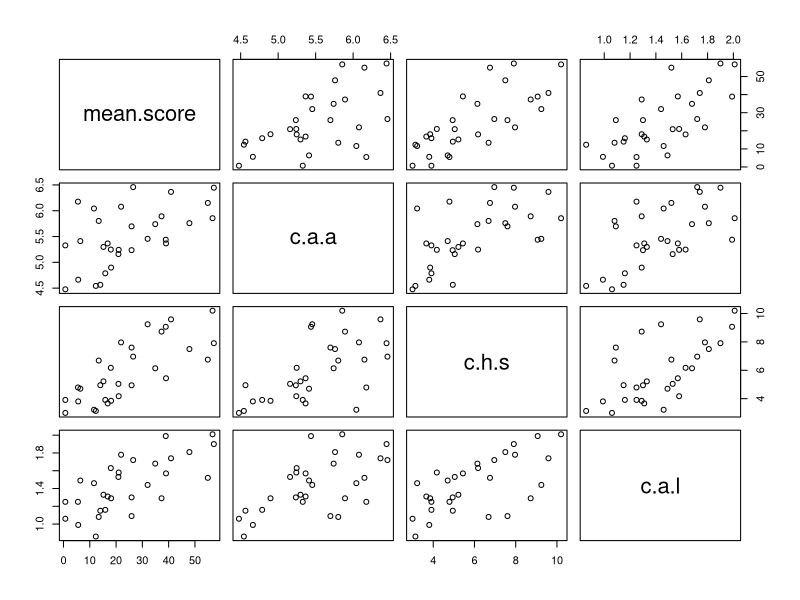
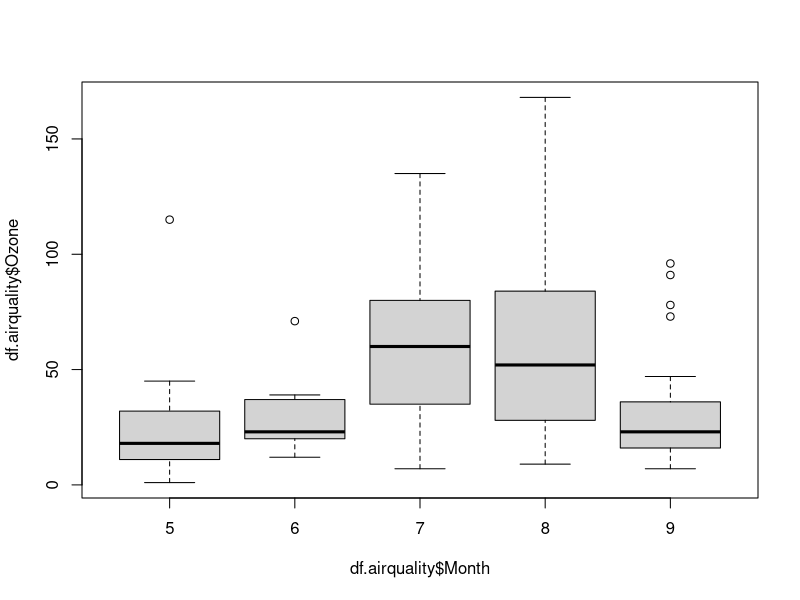
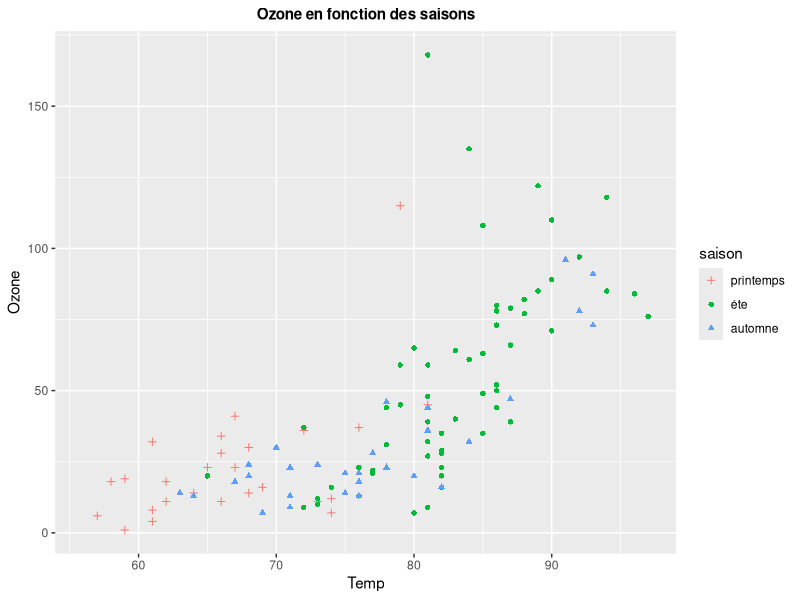
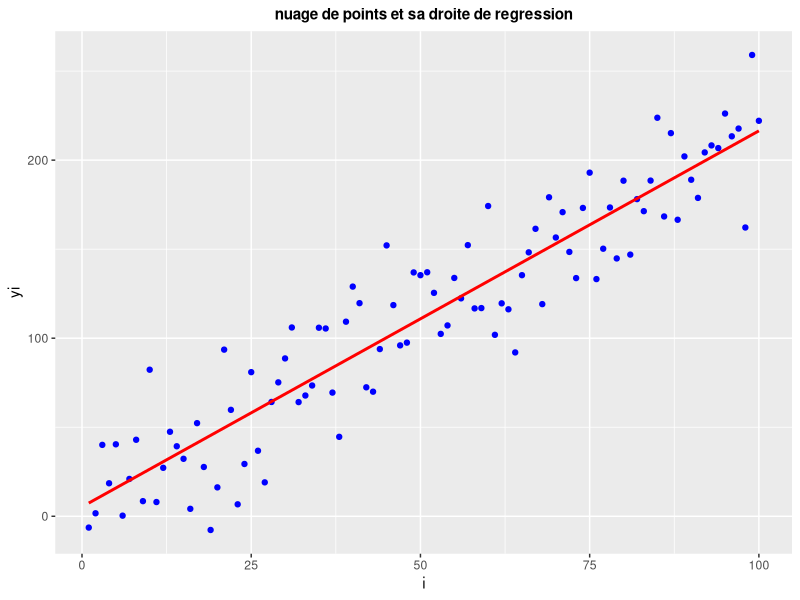
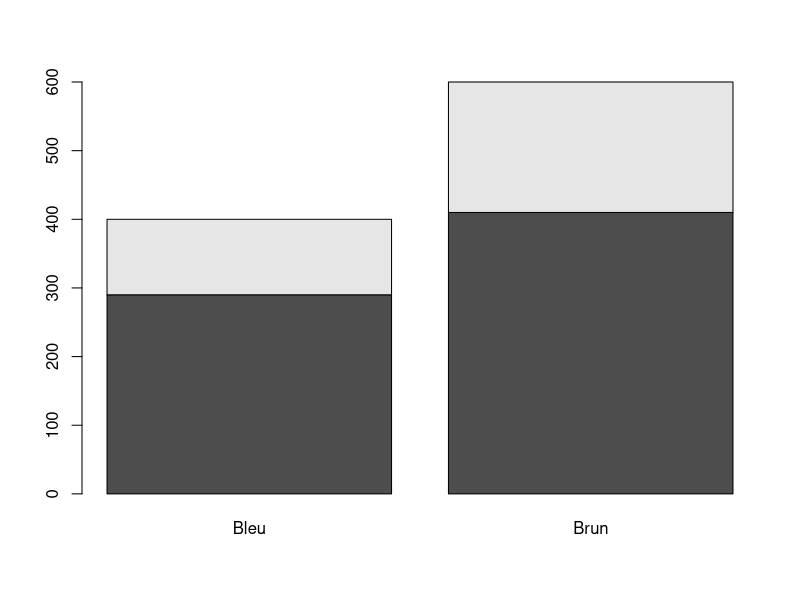
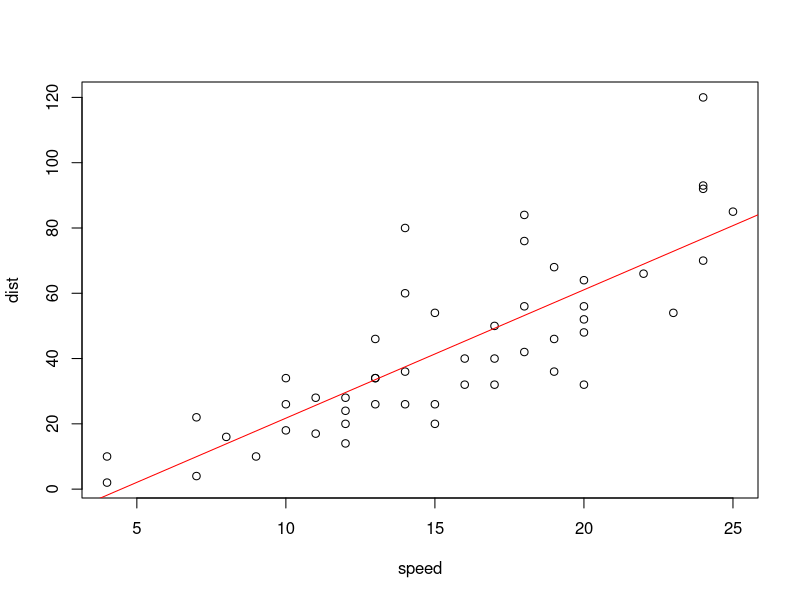
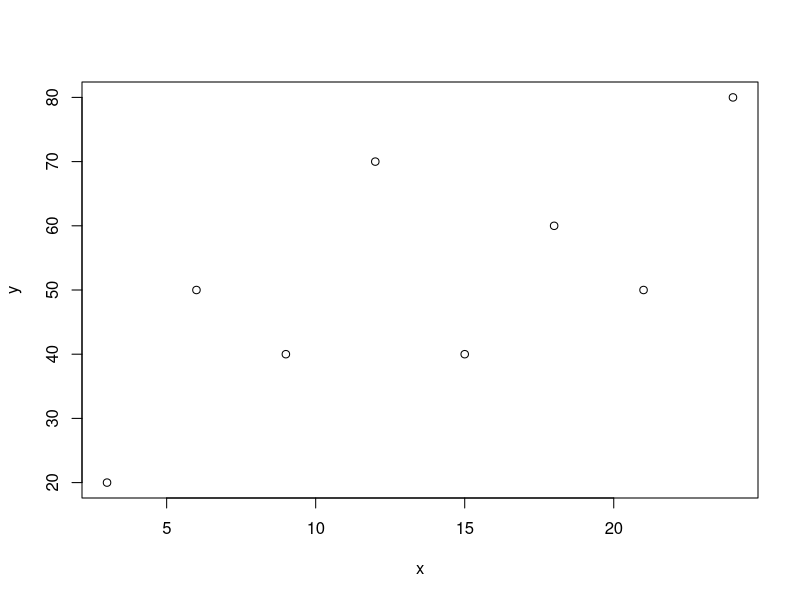

R code for these plots, in order: (Note: this script raises an error after producing the figures.)
## ---- chunk 1
knitr::opts_chunk$set(echo = TRUE)
## ---- chunk 2
library(tidyverse)
library(readxl)
library(gplots)
## ---- chunk 3
# Creation d'un data-frame "acteur"
Mort.à <- c(93,53,72,68,68,53)
Années.de.carrière <- c(66,25,48,37,31,32)
Nombre.de.films <- c(211,58,98,140,74,81)
Prénom <- c("Michel","André","Jean","Louis","Lino","Jacques")
Nom <- c("Galabru","Raimbourg","Gabin","De Funès","Ventura","Villeret")
Date.du.décès <- c("04-01-2016","23-09-1970","15-10-1976","27-01-1983","22-10-1987","28-01-2005")
data.acteur <- data.frame(Mort.à,Années.de.carrière,Nombre.de.films,Prénom,Nom,Date.du.décès)
 #utilisation d'un dplyer pour renommer la premiere variable
data.acteur.r <- rename(data.acteur,"Age.du.décès"=Mort.à)
# extraction de la colonne Prénom
prenom.extract <- data.acteur$Prénom
data.acteur.arrange <- arrange(data.acteur.r,Age.du.décès)
## ---- chunk 4
w <-read.delim(file="data/fromages1-TP-M1.txt")
## ---- chunk 5
w <- rename(w,"mean.score"=Y,"c.a.a"=X1,"c.h.s"=X2,"c.a.l"=X3)
w$X1
## ---- chunk 6
print(w)
## ---- chunk 7
summary(w)
## ---- chunk 8
pairs(w)
## ---- chunk 9
nv.c.a.a <- c(w$c.a.a[w$c.a.a > 5.1],rep(NA,6))
nv.c.a.l <- c(w$c.a.l[w$c.a.l < 1.77],rep(NA,5))
ww <- data.frame(w$mean.score,nv.c.a.a,w$c.h.s,nv.c.a.l)
ww <- rename(ww,"mean.score"=w.mean.score,"c.a.a"=nv.c.a.a,"c.h.s"=w.c.h.s,"c.a.l"=nv.c.a.l)
## ---- chunk 10
print(ww)
## ---- chunk 11
summary(ww)
## ---- chunk 12
data(airquality) # charger les donées airquality  
df.airquality <- data.frame(airquality)
## ---- chunk 13
names(df.airquality)
## ---- chunk 14
nrow(df.airquality)
ncol(df.airquality)
## ---- chunk 15
summary(df.airquality)
## ---- chunk 16
boxplot(df.airquality$Ozone~df.airquality$Month)
## ---- chunk 17
saison <-factor(df.airquality$Month,levels=c(5:9))
levels(saison)[levels(saison)==5] <- "printemps"
levels(saison)[levels(saison)==6] <- "éte"
levels(saison)[levels(saison)==7] <- "éte"
levels(saison)[levels(saison)==8] <- "éte"
levels(saison)[levels(saison)==9] <- "automne"
df.airquality$season = saison
## ---- chunk 18
g <- ggplot(data = df.airquality) + 
  geom_point(mapping = aes(x =Temp, y = Ozone, shape = saison,color=saison)) + scale_shape_manual(values=c(3, 16, 17))+
  ggtitle("Ozone en fonction des saisons")
g + theme (plot.title = element_text(size=11,face="bold",hjust = 0.5))
## ---- chunk 19
n <- 100
e <- rnorm(n,0,25)
## ---- chunk 20
i <- c(1:100)
yi <- 1.7 + 2.1 * i + e[i]
## ---- chunk 21
data.f <- data.frame(i,yi)
g <- ggplot(data = data.f) +
geom_point(mapping = aes(x = i, y = yi),colour="blue") +
geom_smooth(mapping = aes(x = i, y = yi),se = FALSE,colour="red",fill="red",method = lm) +
ggtitle("nuage de points et sa droite de regression")
g + theme (plot.title = element_text(size=11,face="bold",hjust = 0.5))
## ---- chunk 22
# Creation d'une matrice
ligne1 <- c(68,119,26,7)
ligne2 <- c(15,54,14,10)
ligne3 <- c(5,29,14,16)
ligne4 <- c(20,84,17,94)
mat <- matrix(c(ligne1,ligne2,ligne3,ligne4),nrow = 4,ncol=4,byrow = T,dimnames = list(c("marron","noisette","vert","bleu"),c("brun", "chatin","roux","blond")))
## ---- chunk 23
matfreq <- mat / sum(mat)
round(matfreq*100,2)
## ---- chunk 24
l <- round(apply(matfreq,1,sum),2)
c <- round(apply(matfreq,2,sum),2)
## ---- chunk 25
L <- round(sweep(mat,1,rowSums(mat),'/'),2)
## ---- chunk 26
C <- round(sweep(mat,2,colSums(mat),'/'),2)
## ---- chunk 27
d.chi <- 0
distancechideux <- function(L){
  for(i in 1:nrow(L)-1){
    
    d.chi <- d.chi + sum(((L[i,] - L[i+1,]) ^ 2) /c)
  }
  return (d.chi)
}
## ---- chunk 28
t <- round((matfreq - (l%*%t(c))) / (l%*%t(c)),2)
## ---- chunk 29
tableau <- matrix(c(290,410,110,190), ncol=2, byrow=TRUE)
colnames(tableau) <- c("Bleu","Brun")
rownames(tableau) <- c("Celib","Marie")
tableau <- as.table(tableau)
## ---- chunk 30
print(tableau)
barplot(tableau)
## ---- chunk 31
n <- margin.table(tableau)
m1 <- margin.table(tableau,1)
m2 <- margin.table(tableau,2)
prop.table(tableau)
## ---- chunk 32
chisq.test(tableau)
## ---- chunk 33
tab0 <- as.array(m1) %*% t(as.array(m2))/n
tab0 <- as.table(tab0)
## ---- chunk 34

## ---- chunk 35
tab1 <- as.matrix(tableau)
tab1[2,1] <- tab1[1,1] + tab1[2,1]
tab1[1,1] <- 0
tab1[1,2] <- tab1[1,2] + tab1[2,2]
tab1[2,2] <- 0
tab1tab <- as.matrix(tab1)
chisq.test(tab1tab)
## ---- chunk 36
data(HairEyeColor)
dfH <- as.data.frame(HairEyeColor)
tH <- xtabs(Freq~Hair+Eye,dfH)
chisq.test(tH)
data(Titanic)
dfT <- as.data.frame(Titanic)
dfTtab <- xtabs(Freq~Sex+Survived,dfT)
chisq.test(dfTtab)
data(UCBAdmissions)
dfU <- as.data.frame(UCBAdmissions)
dfUtab <- xtabs(Freq~Admit+Gender,dfU)
chisq.test(as.table(dfUtab))
## ---- chunk 37
data(cars)
# regression lineaire 
reg <- lm(dist~speed,cars)
summary(reg)
plot(cars)
abline(reg,col="red")
#abline(reg$coefficients,col="yellow")
## ---- chunk 38
predict(reg,newdata = data.frame(speed=20))
## ---- chunk 39
x <- c(3,6,9,12,15,18,21,24)
y <- c(20,50,40,70,40,60,50,80)
reg1 <- lm(x~y)
plot(x,y)
abline(reg2)
## ---- chunk 40
reg2 <- lm(x~y)
plot(y,x)
abline(reg2)
## ---- chunk 41
cor(x,y)
fisher.test(x,y)
## ---- chunk 42
y <- c(85,70,100,140,115,105)
x1 <- c(3,5,9,12,14,17)
x2 <- c(11,14,15,16,19,23)
regm <- lm(y~x1+x2)
anova(regm)
## ---- chunk 43
# load data
data <- read_excel("data/Donnees-TP2-M1-MIASHS.xls")
summary(data)
## ---- chunk 44
tabc1 <- table(data$Sexe,data$Diplome)
tabc2 <- round(prop.table(tabc1),2)
tabc3 <- tabc2*100
## ---- chunk 45
balloonplot(tabc1)
ggplot(data=data.frame(tabc1)) + geom_bar(stat="identity",mapping = aes(x = Var2,y = Freq,fill=Var1))+xlab("Diplome") + ylab("Total H/F") + ggtitle("Diagramme en baton")
